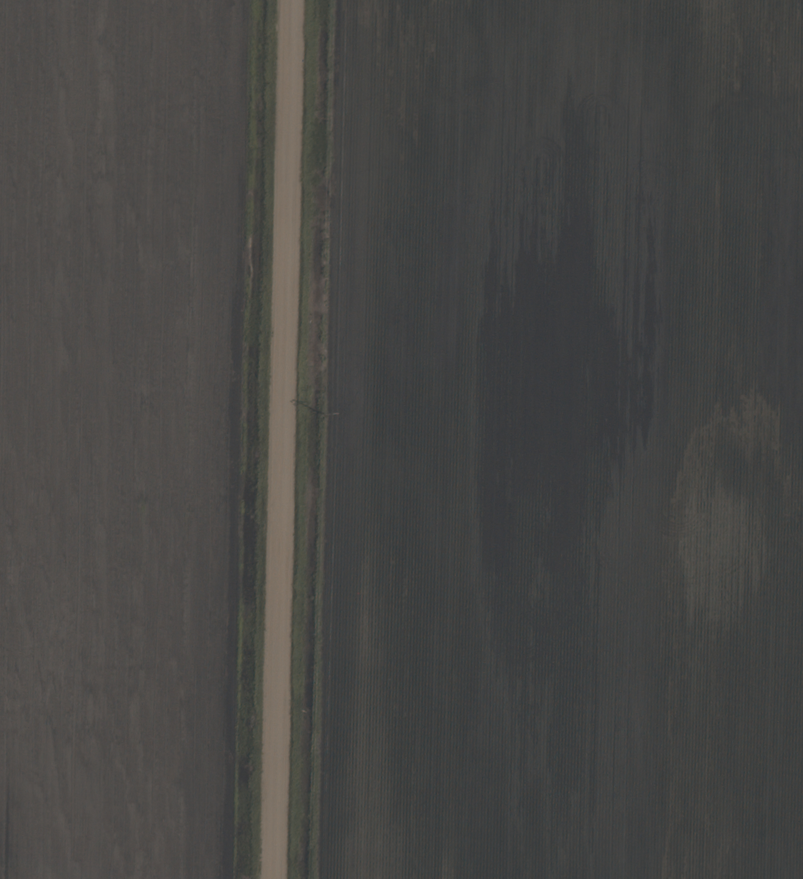
//> input picture CropedImages/01.tif, 803 x 879 px, shrunk from 966 x 1058 before the run
$ ./linear CropedImages/01.tif   (built with g++ and OpenCV 4)
//> lines starting //> are read from the running program, lines starting //| are printed output that depends on the picture
#include <iostream>
#include <vector>
#include <map>
#include <set>
#include <opencv2/opencv.hpp>

const double alpha = 0.1/255;

std::vector<long long> calcHist(const cv::Mat& img, int ch)
{
	std::vector<long long> res(256, 0);
	for(int i = 0; i < img.rows - 1; ++i) //Awful thing
		for(int j = 0; j < img.cols; ++j)
		{
			res[img.at<cv::Vec3b>(i, j)[ch]]++;
		}
	return res;
}

int main(int argc, char** argv)
{
	if(argc == 1)
	{
		std::cerr << "Image name is needed\n";
		return -1;
	}
	cv::Mat image = cv::imread(argv[1], CV_LOAD_IMAGE_COLOR);
//> image is the input picture: 879 rows x 803 cols, CV_8UC3; mean B, G, R 68.8, 70.6, 71.3
	if(!image.data)
	{
		std::cerr << "Cant read image\n";
		return -1;
	}
	std::cout << "Image is read\n";
	//Calculatioing histograms
	std::vector<std::vector<long long>> hist = {calcHist(image, 0), calcHist(image, 1), calcHist(image, 2)};
//> after the loop in calcHist, `for(int i = 0; i < img.rows - 1; ++i)`: res = 256 values, max 67495 at index 64, min 0 at index 0, mean 2754
//> hist = 3 items
	std::cout << "Hists are done\n";

	// Printing hist
	for(int ch = 0; ch < 3; ++ch)
	{
		for(auto v: hist[ch])
			std::cout << v << " ";
		std::cout << "\n";
	}

	int begin = 0, end = 255;

	auto y = [=](int begin){ return 0.11*hist[0][begin] + 0.59*hist[1][begin] + 0.3*hist[2][begin]; };
	while(y(begin) < alpha*image.cols*image.rows && begin < end - 1)
		begin++;
//> this loop made 54 passes
//> after the loop, begin = 54
	while(y(end) < alpha*image.cols*image.rows && begin < end - 1)
		end--;
//> this loop made 127 passes
//> after the loop, end = 128

	//Contrast
	auto f = [=](int x) { return std::min(std::max((x - begin) * 255 / (end - begin), 0), 255); };
	//Applying
	for(int i = 0; i < image.rows - 1; ++i) //Awful thing
		for(int j = 0; j < image.cols; ++j)
			for(int ch = 0; ch < 3; ++ch)
			{
				int v = image.at<cv::Vec3b>(i, j)[ch];
				double k = 1;
				image.at<cv::Vec3b>(i, j)[ch] = std::max(std::min(
							f(v) * k + v * (1 - k)
							, 255.), 0.);
			}
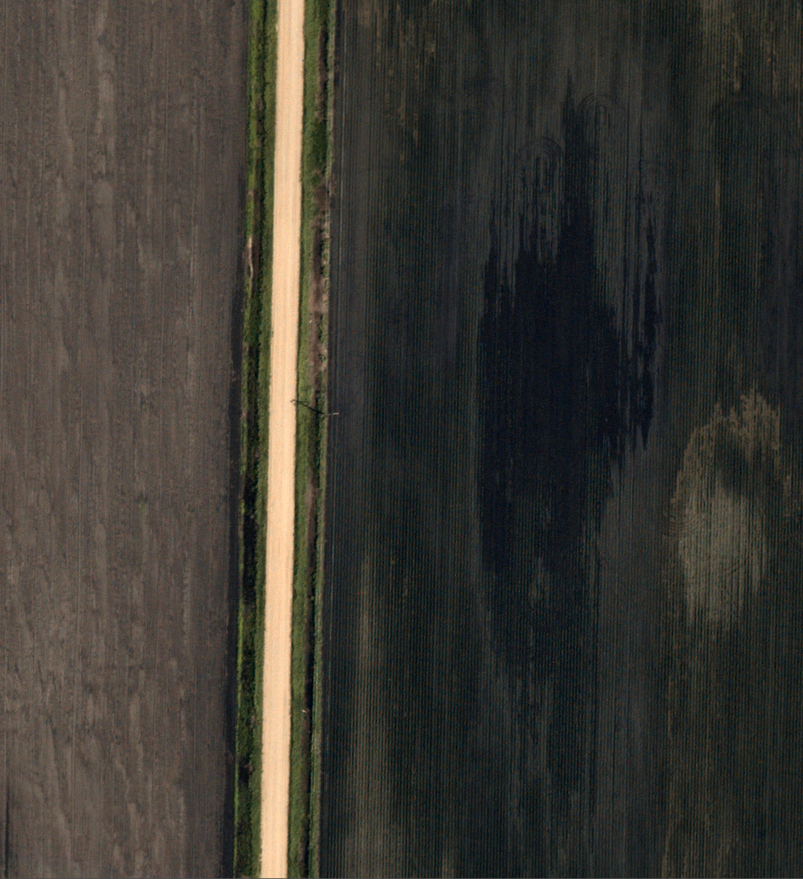
//> image: 879 rows x 803 cols, CV_8UC3; mean B, G, R 50.5, 56.7, 59


	cv::namedWindow( "Display window", CV_WINDOW_AUTOSIZE );// Create a window for display.
	cv::imshow( "Display window", image );                   // Show our image inside it.
	cv::waitKey(0);

	cv::imwrite( "output.tif", image);
}

$ run again, on CropedImages/29.tif
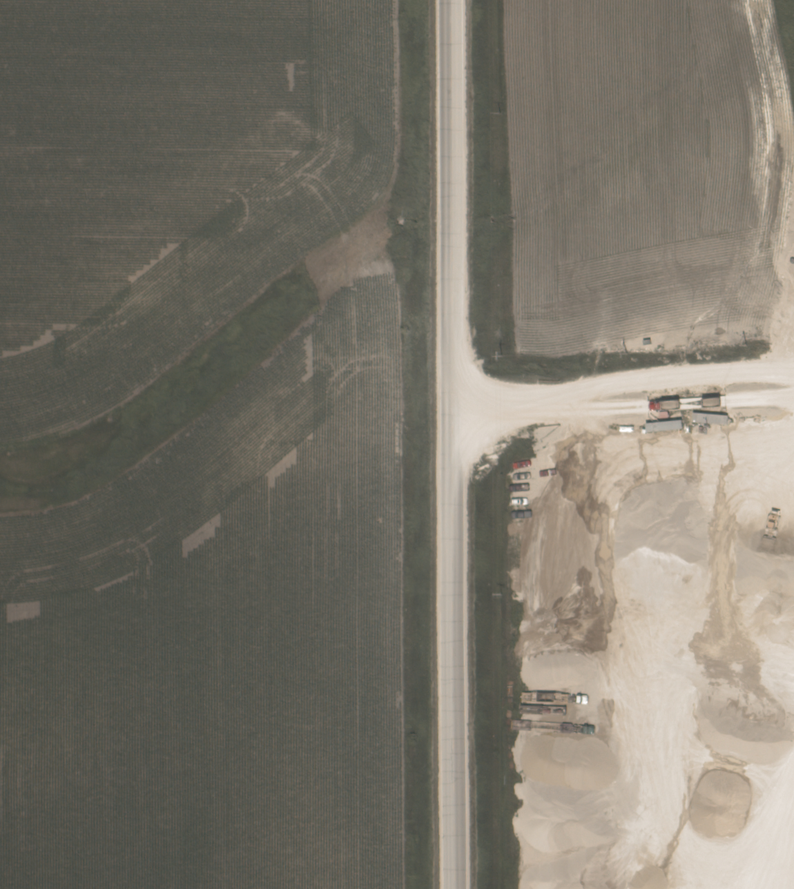
//> input picture CropedImages/29.tif, 794 x 889 px, shrunk from 1150 x 1288 before the run
//> image is the input picture: 889 rows x 794 cols, CV_8UC3; mean B, G, R 107.4, 118.3, 123.1
//> after the loop in calcHist, `for(int i = 0; i < img.rows - 1; ++i)`: res = 256 values, max 27190 at index 78, min 0 at index 0, mean 2754.2
//> hist = 3 items
//> the loop `while(y(begin) < alpha*image.cols*image.rows && begin < end - 1)` made 70 passes
//> after the loop `while(y(begin) < alpha*image.cols*image.rows && begin < end - 1)`: begin = 70
//> the loop `while(y(end) < alpha*image.cols*image.rows && begin < end - 1)` made 29 passes
//> after the loop `while(y(end) < alpha*image.cols*image.rows && begin < end - 1)`: end = 226
//> after the loop `for(int i = 0; i < image.rows - 1; ++i)`:
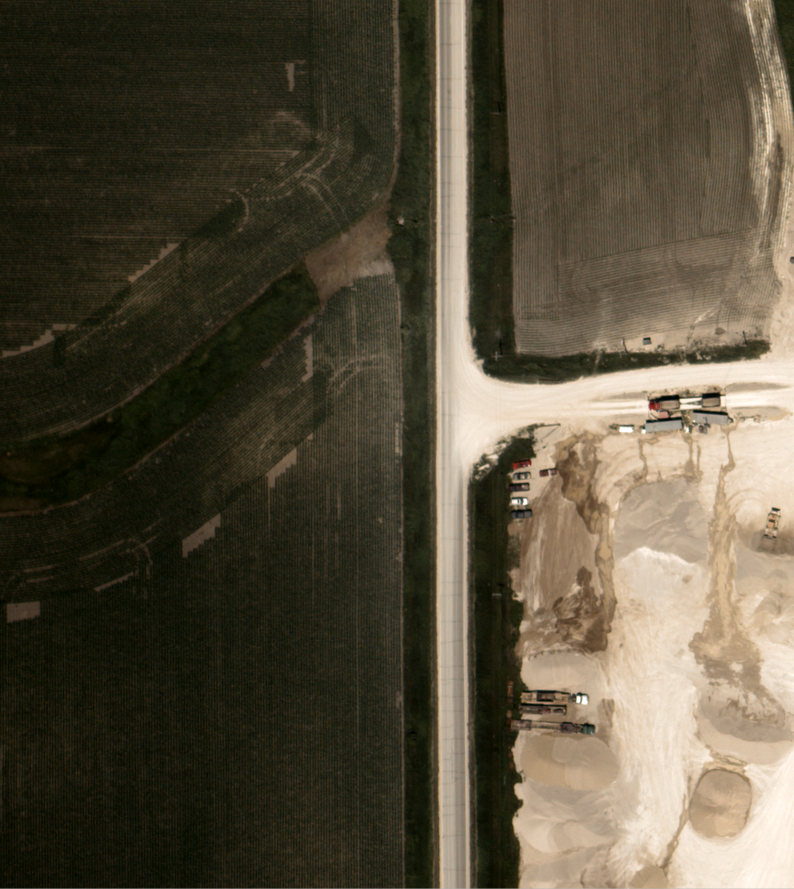
//> image: 889 rows x 794 cols, CV_8UC3; mean B, G, R 60.7, 78.5, 86.3

$ run again, on CropedImages/44.tif
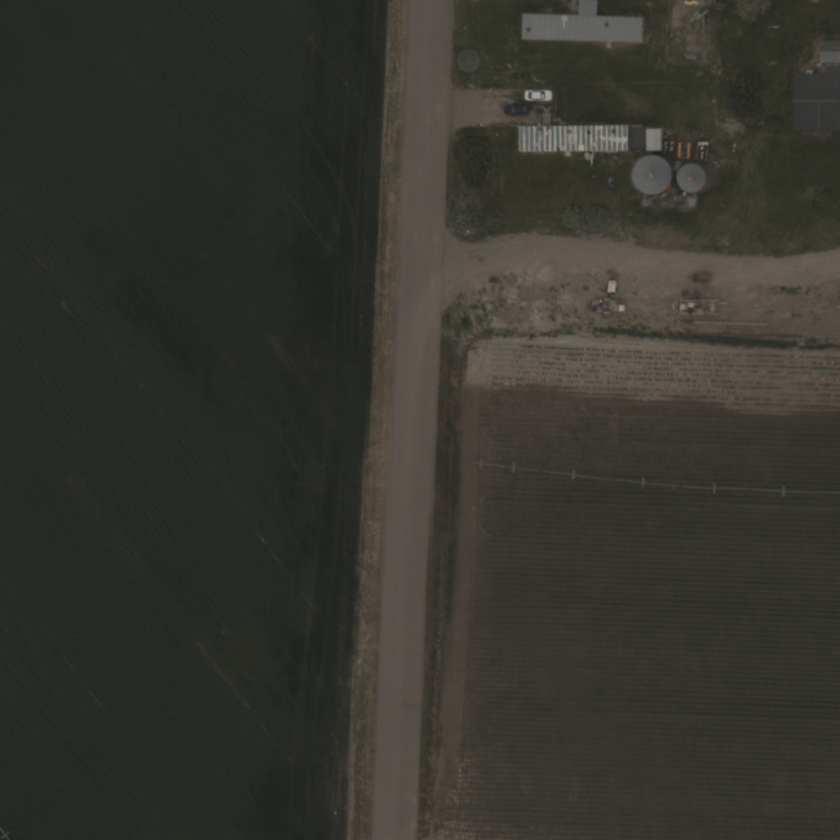
//> input picture CropedImages/44.tif, 840 x 840 px, shrunk from 1000 x 1000 before the run
//> image is the input picture: 840 rows x 840 cols, CV_8UC3; mean B, G, R 46.1, 52.9, 53.4
//> after the loop in calcHist, `for(int i = 0; i < img.rows - 1; ++i)`: res = 256 values, max 87710 at index 36, min 0 at index 0, mean 2753
//> hist = 3 items
//> the loop `while(y(begin) < alpha*image.cols*image.rows && begin < end - 1)` made 31 passes
//> after the loop `while(y(begin) < alpha*image.cols*image.rows && begin < end - 1)`: begin = 31
//> after the loop `while(y(end) < alpha*image.cols*image.rows && begin < end - 1)`: end = 103
//> after the loop `for(int i = 0; i < image.rows - 1; ++i)`:
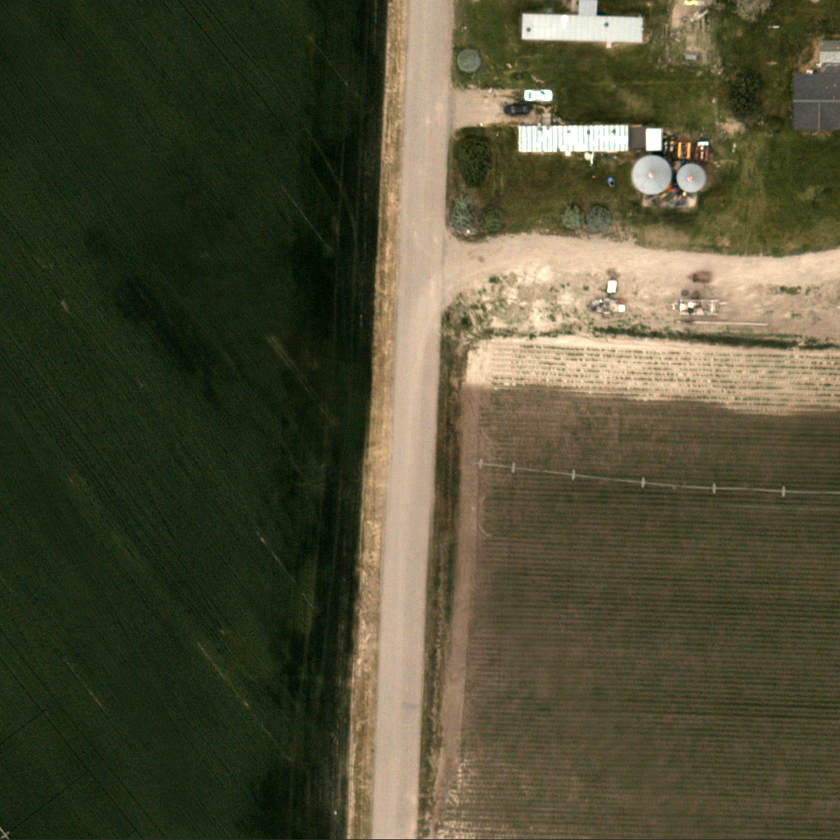
//> image: 840 rows x 840 cols, CV_8UC3; mean B, G, R 52.7, 76.8, 78.4

$ run again, on CropedImages/52.tif
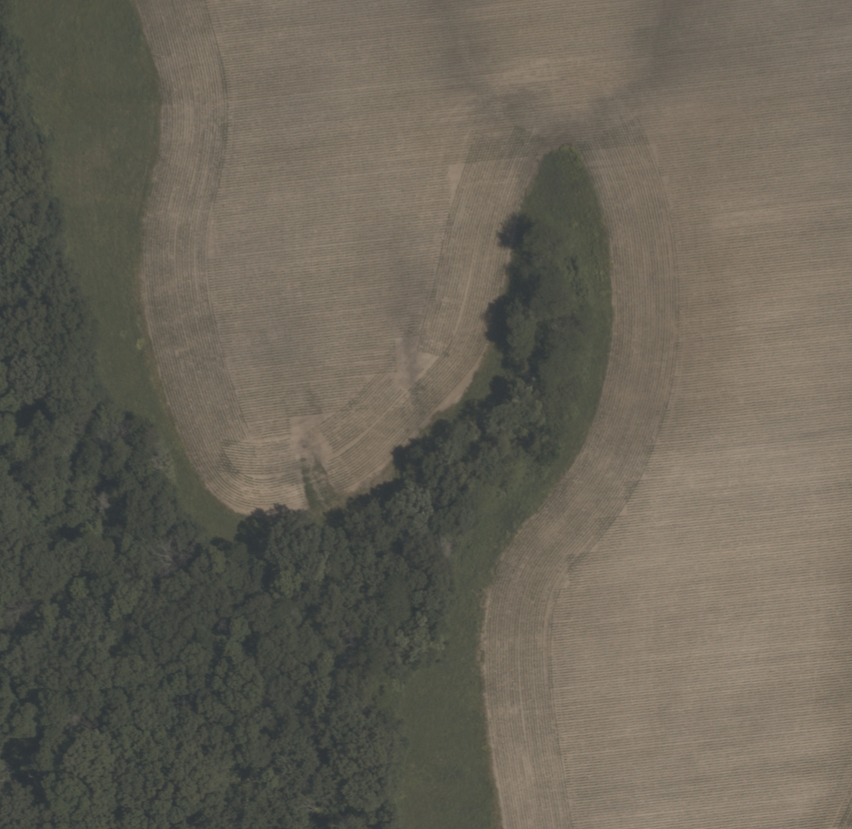
//> input picture CropedImages/52.tif, 852 x 829 px, shrunk from 1184 x 1152 before the run
//> image is the input picture: 829 rows x 852 cols, CV_8UC3; mean B, G, R 86.8, 98.4, 103.7
//> after the loop in calcHist, `for(int i = 0; i < img.rows - 1; ++i)`: res = 256 values, max 24738 at index 68, min 0 at index 0, mean 2755.7
//> hist = 3 items
//> the loop `while(y(begin) < alpha*image.cols*image.rows && begin < end - 1)` made 47 passes
//> after the loop `while(y(begin) < alpha*image.cols*image.rows && begin < end - 1)`: begin = 47
//> the loop `while(y(end) < alpha*image.cols*image.rows && begin < end - 1)` made 103 passes
//> after the loop `while(y(end) < alpha*image.cols*image.rows && begin < end - 1)`: end = 152
//> after the loop `for(int i = 0; i < image.rows - 1; ++i)`:
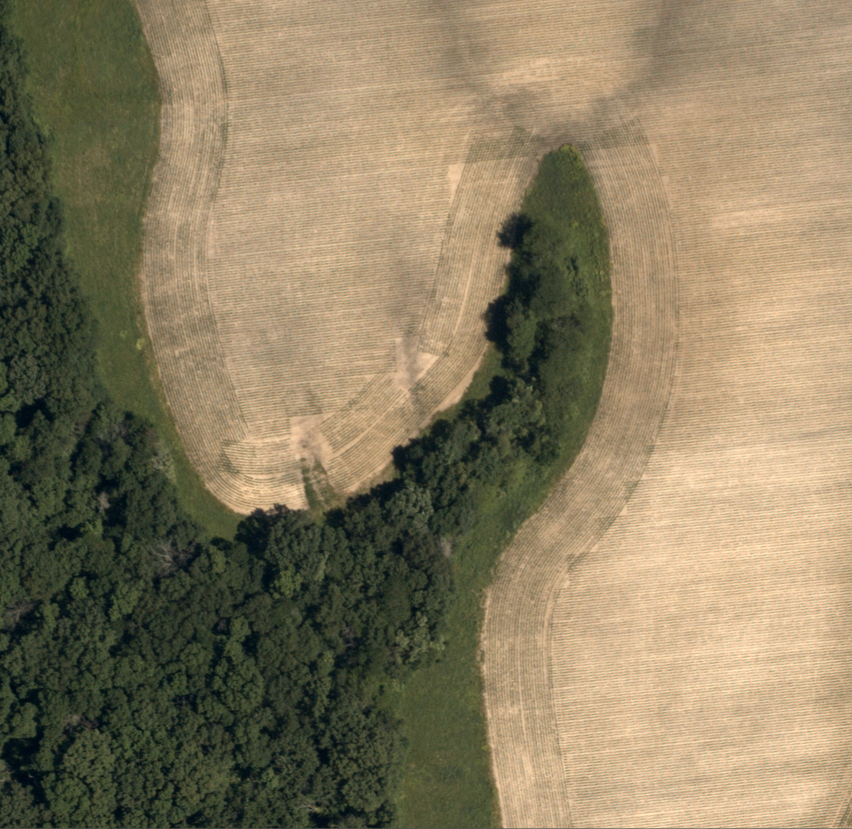
//> image: 829 rows x 852 cols, CV_8UC3; mean B, G, R 96.3, 124.4, 137.1
